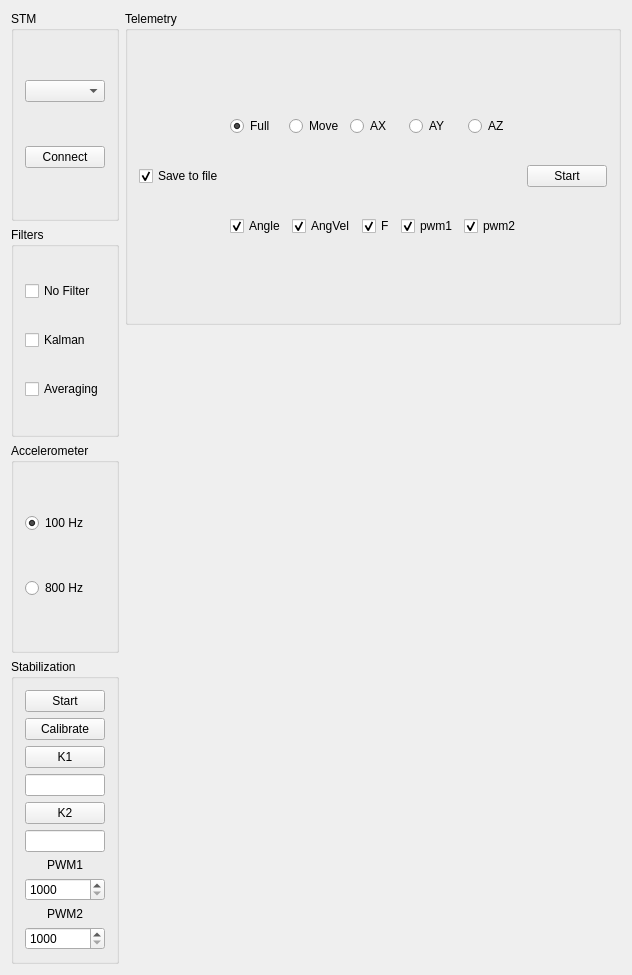
<?xml version="1.0" encoding="UTF-8"?>
<ui version="4.0">
 <class>BoardConsoleClass</class>
 <widget class="QWidget" name="BoardConsoleClass">
  <property name="geometry">
   <rect>
    <x>0</x>
    <y>0</y>
    <width>630</width>
    <height>975</height>
   </rect>
  </property>
  <property name="windowTitle">
   <string>BoardConsole</string>
  </property>
  <layout class="QHBoxLayout" name="horizontalLayout_4">
   <item>
    <layout class="QVBoxLayout" name="verticalLayout_4">
     <item>
      <widget class="QGroupBox" name="connectGroupBox">
       <property name="title">
        <string>STM</string>
       </property>
       <layout class="QVBoxLayout" name="verticalLayout">
        <item>
         <widget class="QComboBox" name="serialComboBox"/>
        </item>
        <item>
         <widget class="QPushButton" name="connectButton">
          <property name="text">
           <string>Connect</string>
          </property>
         </widget>
        </item>
       </layout>
      </widget>
     </item>
     <item>
      <widget class="QGroupBox" name="filtergroupBox">
       <property name="title">
        <string>Filters</string>
       </property>
       <layout class="QVBoxLayout" name="verticalLayout_5">
        <item>
         <widget class="QCheckBox" name="noFilterCheckBox">
          <property name="text">
           <string>No Filter</string>
          </property>
         </widget>
        </item>
        <item>
         <widget class="QCheckBox" name="kalmanFilterCheckBox">
          <property name="text">
           <string>Kalman</string>
          </property>
         </widget>
        </item>
        <item>
         <widget class="QCheckBox" name="averagingCheckBox">
          <property name="text">
           <string>Averaging</string>
          </property>
         </widget>
        </item>
       </layout>
      </widget>
     </item>
     <item>
      <widget class="QGroupBox" name="accelgroupBox">
       <property name="title">
        <string>Accelerometer</string>
       </property>
       <layout class="QVBoxLayout" name="verticalLayout_6">
        <item>
         <widget class="QRadioButton" name="HZ100RadioButton">
          <property name="text">
           <string>100 Hz</string>
          </property>
          <property name="checked">
           <bool>true</bool>
          </property>
         </widget>
        </item>
        <item>
         <widget class="QRadioButton" name="HZ800RadioButton">
          <property name="text">
           <string>800 Hz</string>
          </property>
          <property name="checked">
           <bool>false</bool>
          </property>
         </widget>
        </item>
       </layout>
      </widget>
     </item>
     <item>
      <widget class="QGroupBox" name="stabGroupBox">
       <property name="title">
        <string>Stabilization</string>
       </property>
       <layout class="QVBoxLayout" name="verticalLayout_2">
        <item>
         <widget class="QPushButton" name="stabToggleButton">
          <property name="text">
           <string>Start</string>
          </property>
         </widget>
        </item>
        <item>
         <widget class="QPushButton" name="calibrButton">
          <property name="text">
           <string>Calibrate</string>
          </property>
         </widget>
        </item>
        <item>
         <widget class="QPushButton" name="k1Button">
          <property name="text">
           <string>K1</string>
          </property>
         </widget>
        </item>
        <item>
         <widget class="QLineEdit" name="k1LineEdit"/>
        </item>
        <item>
         <widget class="QPushButton" name="k2Button">
          <property name="text">
           <string>K2</string>
          </property>
         </widget>
        </item>
        <item>
         <widget class="QLineEdit" name="k2LineEdit"/>
        </item>
        <item>
         <widget class="QLabel" name="label">
          <property name="text">
           <string>PWM1</string>
          </property>
          <property name="alignment">
           <set>Qt::AlignCenter</set>
          </property>
         </widget>
        </item>
        <item>
         <widget class="QSpinBox" name="pwm1SpinBox">
          <property name="minimum">
           <number>1000</number>
          </property>
          <property name="maximum">
           <number>2000</number>
          </property>
         </widget>
        </item>
        <item>
         <widget class="QLabel" name="label_2">
          <property name="text">
           <string>PWM2</string>
          </property>
          <property name="alignment">
           <set>Qt::AlignCenter</set>
          </property>
         </widget>
        </item>
        <item>
         <widget class="QSpinBox" name="pwm2SpinBox">
          <property name="minimum">
           <number>1000</number>
          </property>
          <property name="maximum">
           <number>2000</number>
          </property>
         </widget>
        </item>
       </layout>
      </widget>
     </item>
    </layout>
   </item>
   <item>
    <layout class="QVBoxLayout" name="verticalLayout_7">
     <item>
      <widget class="QGroupBox" name="telemetryGroupBox">
       <property name="title">
        <string>Telemetry</string>
       </property>
       <layout class="QHBoxLayout" name="horizontalLayout_3">
        <item>
         <widget class="QCheckBox" name="saveToFileCheckBox">
          <property name="text">
           <string>Save to file</string>
          </property>
          <property name="checked">
           <bool>true</bool>
          </property>
         </widget>
        </item>
        <item>
         <layout class="QVBoxLayout" name="verticalLayout_3">
          <item>
           <layout class="QHBoxLayout" name="horizontalLayout_2">
            <item>
             <widget class="QRadioButton" name="fullRadioButton">
              <property name="text">
               <string>Full</string>
              </property>
              <property name="checked">
               <bool>true</bool>
              </property>
             </widget>
            </item>
            <item>
             <widget class="QRadioButton" name="moveRadioButton">
              <property name="text">
               <string>Move</string>
              </property>
             </widget>
            </item>
            <item>
             <widget class="QRadioButton" name="axRadioButton">
              <property name="text">
               <string>AX</string>
              </property>
              <property name="checked">
               <bool>false</bool>
              </property>
             </widget>
            </item>
            <item>
             <widget class="QRadioButton" name="ayRadioButton">
              <property name="text">
               <string>AY</string>
              </property>
             </widget>
            </item>
            <item>
             <widget class="QRadioButton" name="azRadioButton">
              <property name="text">
               <string>AZ</string>
              </property>
              <property name="checked">
               <bool>false</bool>
              </property>
             </widget>
            </item>
           </layout>
          </item>
          <item>
           <layout class="QHBoxLayout" name="horizontalLayout">
            <item>
             <widget class="QCheckBox" name="angleCheckBox">
              <property name="text">
               <string>Angle</string>
              </property>
              <property name="checked">
               <bool>true</bool>
              </property>
             </widget>
            </item>
            <item>
             <widget class="QCheckBox" name="angVelCheckBox">
              <property name="text">
               <string>AngVel</string>
              </property>
              <property name="checked">
               <bool>true</bool>
              </property>
             </widget>
            </item>
            <item>
             <widget class="QCheckBox" name="fCheckBox">
              <property name="text">
               <string>F</string>
              </property>
              <property name="checked">
               <bool>true</bool>
              </property>
             </widget>
            </item>
            <item>
             <widget class="QCheckBox" name="pwm1CheckBox">
              <property name="text">
               <string>pwm1</string>
              </property>
              <property name="checked">
               <bool>true</bool>
              </property>
             </widget>
            </item>
            <item>
             <widget class="QCheckBox" name="pwm2CheckBox">
              <property name="text">
               <string>pwm2</string>
              </property>
              <property name="checked">
               <bool>true</bool>
              </property>
             </widget>
            </item>
           </layout>
          </item>
         </layout>
        </item>
        <item>
         <widget class="QPushButton" name="telemetryToggleButton">
          <property name="text">
           <string>Start</string>
          </property>
         </widget>
        </item>
       </layout>
      </widget>
     </item>
     <item>
      <widget class="QwtPlot" name="plot1"/>
     </item>
     <item>
      <widget class="QwtPlot" name="plot2"/>
     </item>
    </layout>
   </item>
  </layout>
 </widget>
 <layoutdefault spacing="6" margin="11"/>
 <customwidgets>
  <customwidget>
   <class>QwtPlot</class>
   <extends>QFrame</extends>
   <header>qwt_plot.h</header>
  </customwidget>
 </customwidgets>
 <resources>
  <include location="boardconsole.qrc"/>
 </resources>
 <connections/>
</ui>
